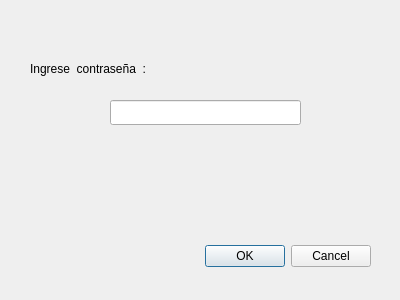
<?xml version="1.0" encoding="UTF-8"?>
<ui version="4.0">
 <class>System_Activate_Alarm_Window</class>
 <widget class="QDialog" name="System_Activate_Alarm_Window">
  <property name="geometry">
   <rect>
    <x>0</x>
    <y>0</y>
    <width>400</width>
    <height>300</height>
   </rect>
  </property>
  <property name="windowTitle">
   <string>Dialog</string>
  </property>
  <widget class="QDialogButtonBox" name="buttonBox">
   <property name="geometry">
    <rect>
     <x>30</x>
     <y>240</y>
     <width>341</width>
     <height>32</height>
    </rect>
   </property>
   <property name="orientation">
    <enum>Qt::Horizontal</enum>
   </property>
   <property name="standardButtons">
    <set>QDialogButtonBox::Cancel|QDialogButtonBox::Ok</set>
   </property>
  </widget>
  <widget class="QLabel" name="label_2">
   <property name="geometry">
    <rect>
     <x>30</x>
     <y>60</y>
     <width>191</width>
     <height>17</height>
    </rect>
   </property>
   <property name="text">
    <string>Ingrese  contraseña  : </string>
   </property>
  </widget>
  <widget class="QLineEdit" name="lineEdit_2">
   <property name="geometry">
    <rect>
     <x>110</x>
     <y>100</y>
     <width>191</width>
     <height>25</height>
    </rect>
   </property>
  </widget>
 </widget>
 <resources/>
 <connections>
  <connection>
   <sender>buttonBox</sender>
   <signal>accepted()</signal>
   <receiver>System_Activate_Alarm_Window</receiver>
   <slot>accept()</slot>
   <hints>
    <hint type="sourcelabel">
     <x>248</x>
     <y>254</y>
    </hint>
    <hint type="destinationlabel">
     <x>157</x>
     <y>274</y>
    </hint>
   </hints>
  </connection>
  <connection>
   <sender>buttonBox</sender>
   <signal>rejected()</signal>
   <receiver>System_Activate_Alarm_Window</receiver>
   <slot>reject()</slot>
   <hints>
    <hint type="sourcelabel">
     <x>316</x>
     <y>260</y>
    </hint>
    <hint type="destinationlabel">
     <x>286</x>
     <y>274</y>
    </hint>
   </hints>
  </connection>
 </connections>
</ui>
